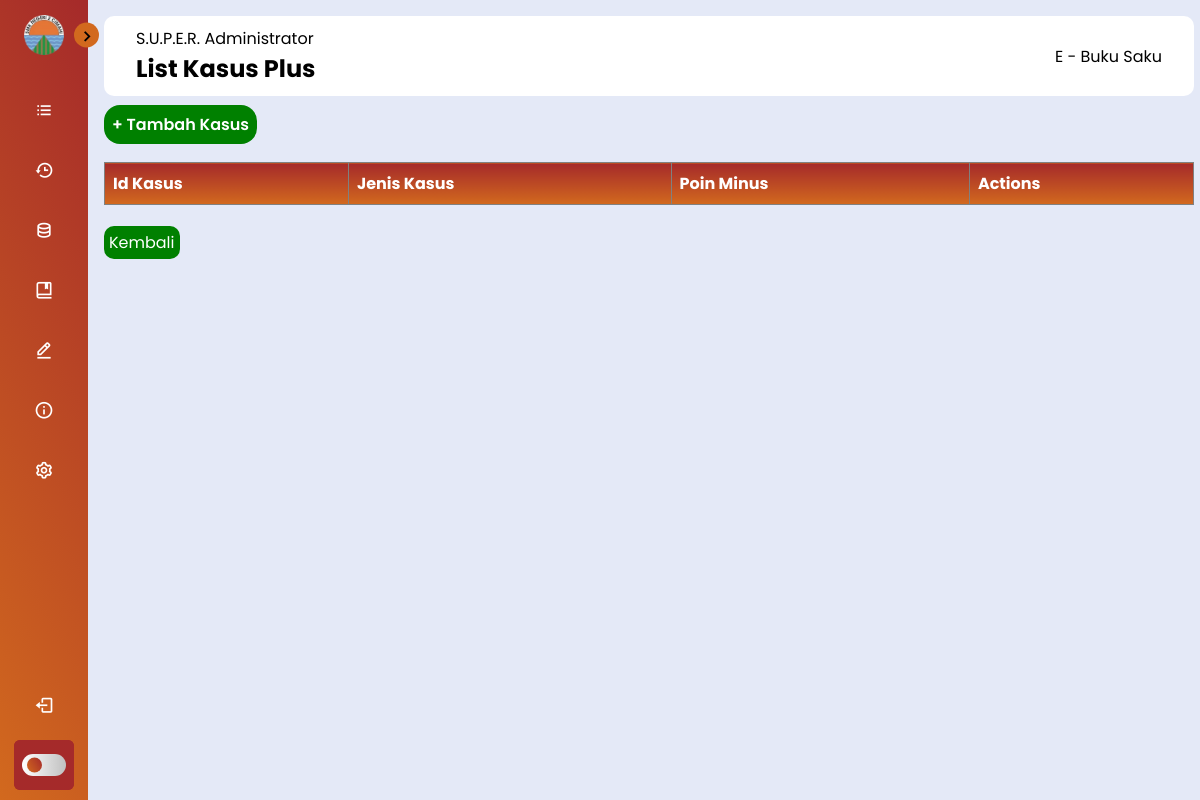
The app's page /S.U.P.E.R/list_kasus_plus.php (signed in), older data.
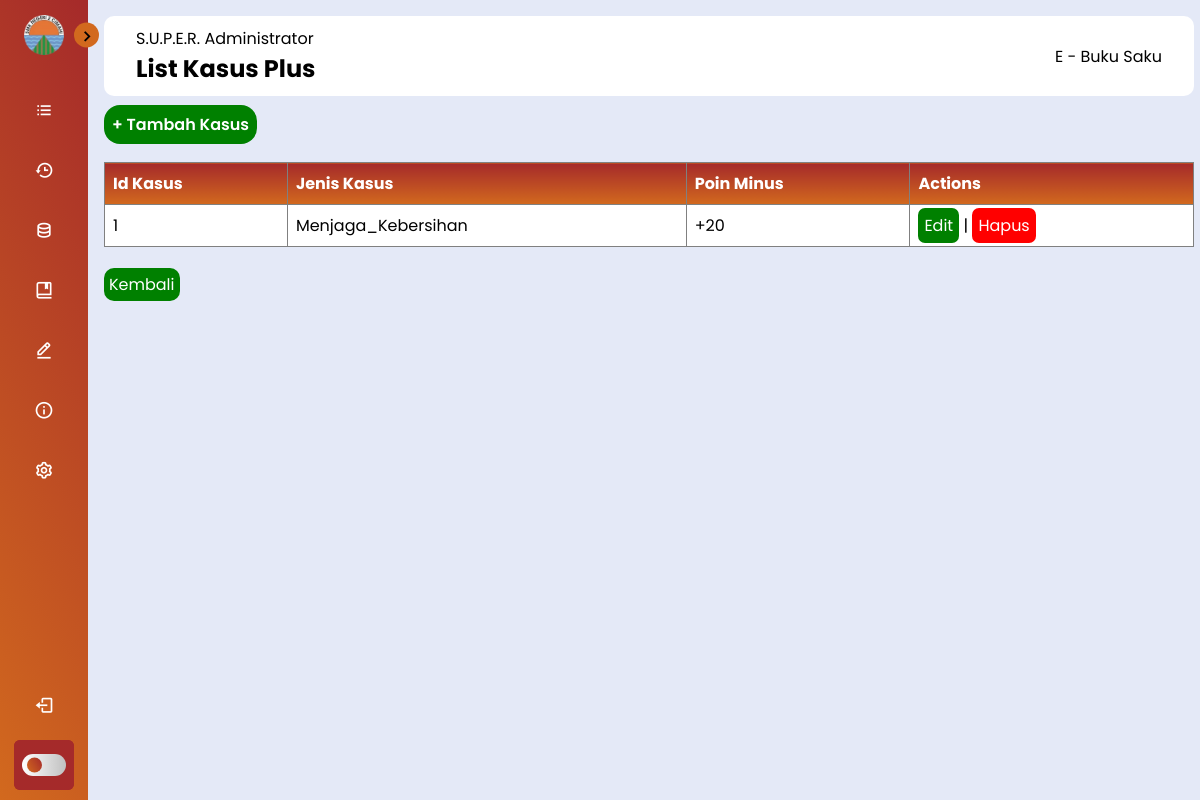
The same page, newer data.
### tables this page shows
CREATE TABLE `tb_kasus_plus` (
  `id_kasus` int(4) NOT NULL,
  `jenis_kasus` varchar(50) NOT NULL,
  `poin` int(11) NOT NULL
);

### S.U.P.E.R/list_kasus_plus.php (the view, shortened to what this page needs)
<!DOCTYPE html>
<html lang="en">
<head>
    <link rel="stylesheet" href="styleBar.css">
    <link href='https://unpkg.com/boxicons@2.1.4/css/boxicons.min.css' rel='stylesheet'>
    <link rel="stylesheet" href="https://cdnjs.cloudflare.com/ajax/libs/
    font-awesome/6.4.0/css/all.min.css">
    <link rel="stylesheet" href="https://cdn.datatables.net/1.13.7/css/jquery.dataTables.min.css">
</head>
<body>
    <nav class="sidebar close">
        <header>
            <div class="image-text">
                <span class="image">
                    <img src="../img/smkn2cmi.png" alt="logo">
                </span>
            </div>
            <i class='bx bx-chevron-right toggle'></i>
        </header>
        <div class="menu-bar">
            <div class="menu">
                <ul class="menu-link">
                    <li class="nav-link">
                        <a href="admin-buksak.php">
                            <i class='bx bx-list-ul icon'></i>
                        </a>
                    </li>
                    <li class="nav-link">
                        <a href="data-kasus.php">
                            <i class='bx bx-history icon'></i>
                        </a>
                    </li>
                    <li class="nav-link">
                        <a href="kasus.php">
                            <i class='bx bx-data icon'></i>
                        </a>
                    </li>
                    <li class="nav-link">
                        <a href="pedoman.php">
                            <i class='bx bx-book-bookmark icon'></i>
                        </a>
                    </li>
                    <li class="nav-link">
                        <a href="hapus-pelanggaran.php">
                            <i class='bx bx-edit-alt icon'></i>
                        </a>
                    </li>
                    <li class="nav-link">
                        <a href="credit-buksak.php">
                        <i class='bx bx-info-circle icon'></i>
                        </a>
                    </li>
                    <li class="nav-link">
                        <a href="admin-settings.php">
                            <i class='bx bx-cog icon'></i>
                        </a>
                    </li>
                </ul>
            </div>
            <div class="bottom-content">
                <li class="">
                    <a href="../index.php">
                        <i class='bx bx-log-out icon'></i>
                    </a>
                </li>
                <li class="mode">
                    <div class="moon-sun">
                    </div>
                    <div class="toggle-switch">
                        <span class="switch"></span>
                    </div>
                </li>
            </div>
        </div>
    </nav>
    <div class="main--content">
        <div class="header--wrapper">
            <div class="header--title">
                <span>S.U.P.E.R. Administrator</span>
                <h2>List Kasus Plus</h2>
            </div>
            <div class="header--title">
                <span>E - Buku Saku</span>
            </div>
        </div>
<div>
    <?php
    include 'koneksi.php';
    $sql = "SELECT * FROM tb_kasus_plus";
    $role = mysqli_query($conn, $sql);
    ?>
    <nav>
        <a href="tambah_kasus_plus.php" style="padding: 8px; border-radius: 16px; background-color: green; color: white; font-weight: 600;">+ Tambah Kasus</a>
    </nav>
    <br>
    <table border="1" cellspacing="0" cellpadding="10px">
        <thead>
            <tr>
                <th>Id Kasus</th>
                <th>Jenis Kasus</th>
                <th>Poin Minus</th>
                <th>Actions</th>
            </tr>
        </thead>
        <tbody>
            <?php foreach ($role as $row) : ?>
                <tr>
                    <td><?= $row["id_kasus"];  ?></td>
                    <td><?= $row["jenis_kasus"];  ?></td>
                    <td>+<?= $row["poin"];  ?></td>
                    <td>
                    <?php
                    echo "<a href='edit_kasus_plus.php?id=$row[id_kasus]' class='edit'>Edit</a>";
                    ?>
                    |
                    <a href="hapus_kasus_plus.php?id=<?= $row['id_kasus']; ?>" onclick="return confirm ('yakin hapus?');" class='hapus'>Hapus</a>
                    </td>
                </tr>
            <?php endforeach; ?>
        </tbody>
    </table>
    <br>
    <a href="kasus.php" class="btn">Kembali</a>
</body>
</html>

Row changes from the older to the newer data that the page shows:
added tb_kasus_plus: id_kasus "1", jenis_kasus "Menjaga_Kebersihan", poin "20"
